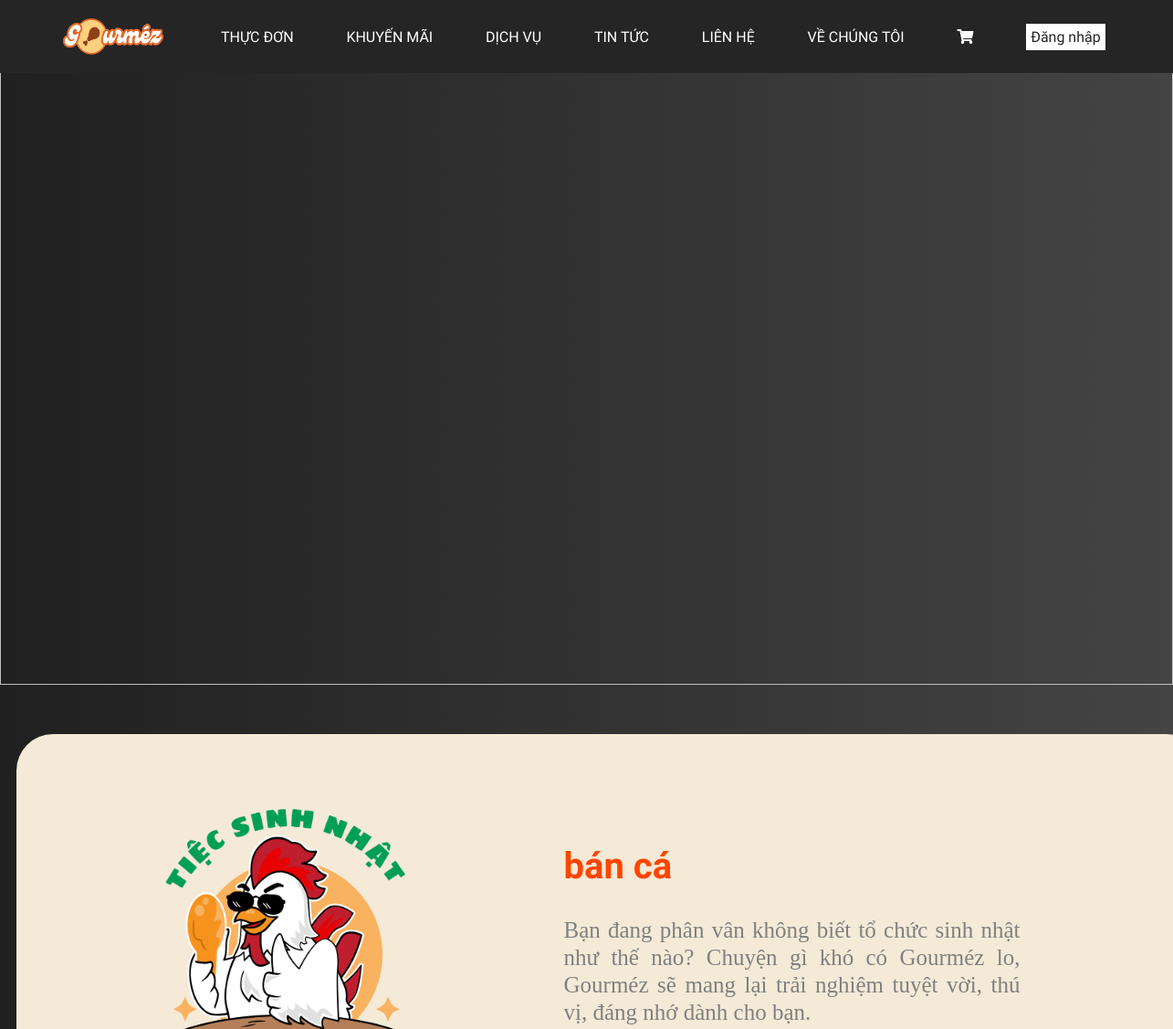
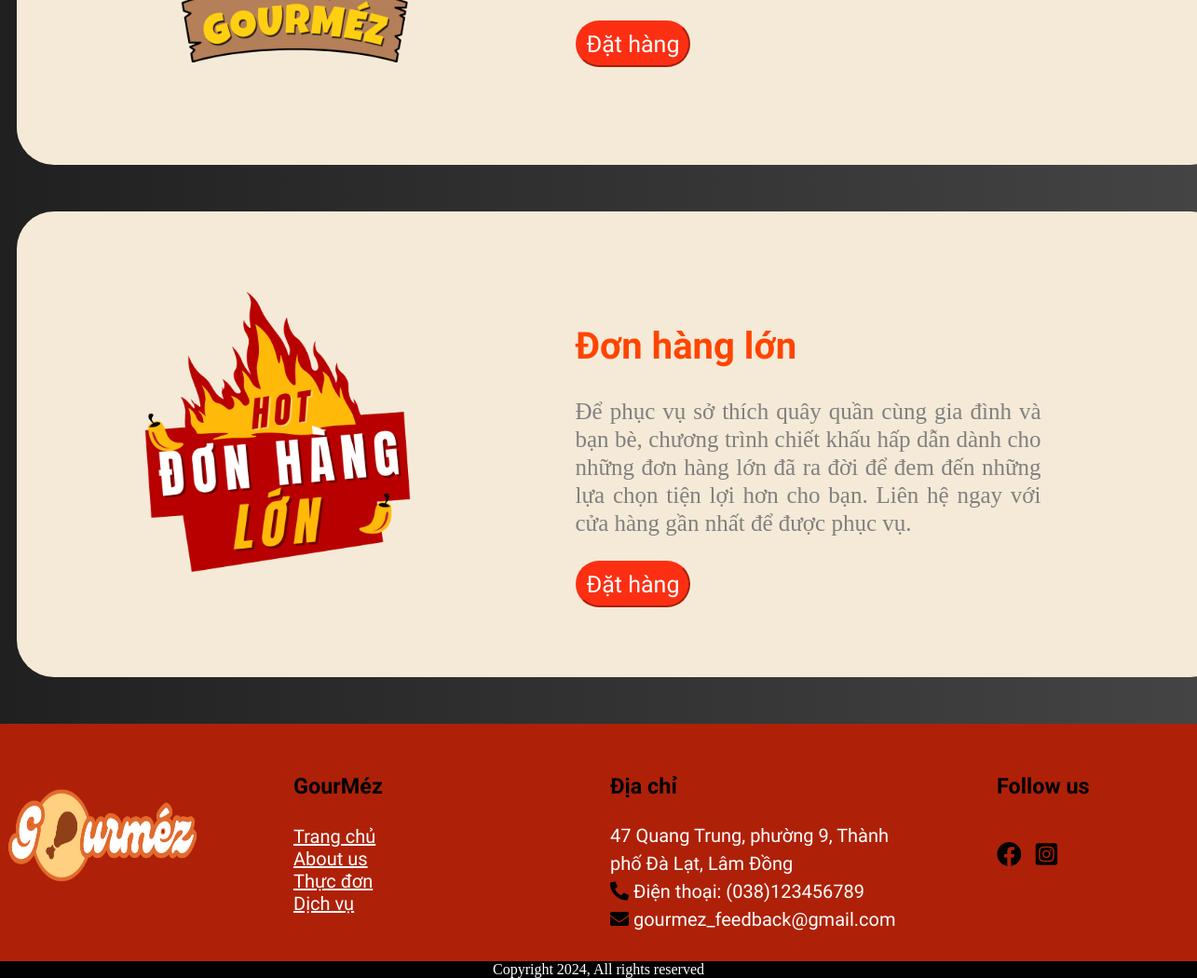
The page /controller/tranghienthi.php?quanly=dichvu on the database its author committed (2 pictures, top to bottom).
### tables this page shows
CREATE TABLE IF NOT EXISTS `service` (
  `id_service` int NOT NULL,
  `service_name` varchar(50) NOT NULL,
  `small_descript` varchar(255) NOT NULL,
  `image` varchar(255) NOT NULL,
  `banner` varchar(100) NOT NULL
);

### view/cus/dichvu/dichvu.php (the view, shortened to what this page needs)
<?php
    $conn = connectdb();
    $sql = "SELECT id_service,image,service_name, small_descript FROM service";
    $query = mysqli_query($conn, $sql);
?>
<div class="container">
    <img src="../view/cus/img/BannerDichVu.png" style="width:100%; height: 700px;margin-top:50px">
    <div class="container_dv">
    <?php
    while ($row = mysqli_fetch_array($query)) {
    ?>
        <form style = "display:flex; justify-content: center;" method="POST" action="tranghienthi.php?quanly=<?php echo $row['id_service'] ?>">
            <div class="big">
                <img src="../view/admin/ql_dichvu/uploads/<?php echo $row['image'] ?>" style="width: 400px; height:400px;padding-left:30px;">
                <div class="content">
                    <h3 style="color: orangered"><?php echo $row['service_name'] ?></h3>
                    <p><?php echo $row['small_descript'] ?></p>
                    <button type="submit" style = "font-family: 'Lalezar'">Đặt hàng</button>
                </div>
            </div>
        </form>
    <?php
    }
    ?>
    </div>
</div>

### view/cus/giohang/giohang.css (style rules this page uses)
body { background-image: linear-gradient(to right, #202020 ,#444444); }

### view/cus/menu/hienthi_menu.css (style rules this page uses)
.content { flex: 1; }

### view/cus/header/header.php (style rules this page uses)
body { width: 100%; margin : 0; background-image: linear-gradient(to right, #202020 ,#444444); }

### view/cus/dichvu/dichvu.php (style rules this page uses)
.container { font-family: 'Lalezar'; margin-bottom: 50px; }
.big { display: grid; grid-template-columns: 500px 700px; padding: 50px; margin-top: 50px; background-color: #F5EAD7; border-radius: 40px; width: fit-content; height: fit-content; margin-left: 50px; }
.content { width: 500px ; padding-left: 50px; justify-content: center; align-items: center; text-align:justify; font-size: medium; line-height: 30px; padding-top: 40px; }
.content h3 { color: orangered; font-family: 'Lalezar'; font-size: 40px; }
.content p { color: grey; font-family: 'Times New Roman', Times, serif; font-size: 25px; }
button { width: fit-content; height: 50px; background-color: rgba(252, 47, 19, 1); border-radius: 30px; border-color: rgba(252, 47, 19, 1) ; color: white; font-size: 25px; padding-left: 10px; padding-right: 10px; font-family: 'Segoe UI', Tahoma, Geneva, Verdana, sans-serif' }

### rows shown on the page
service: image (picture), service_name "bán cá", small_descript "Bạn đang phân vân không biết tổ chức sinh nhật như thế nào? Chuyện gì khó có Gourméz lo, Gourméz sẽ mang lại trải nghiệm tuyệt vời, thú vị, đáng nhớ dành cho bạn."
service: image (picture), service_name "Đơn hàng lớn", small_descript "Để phục vụ sở thích quây quần cùng gia đình và bạn bè, chương trình chiết khấu hấp dẫn dành cho những đơn hàng lớn đã ra đời để đem đến những lựa chọn tiện lợi hơn cho bạn. Liên hệ ngay với cửa hàng gần nhất để được phục vụ."
